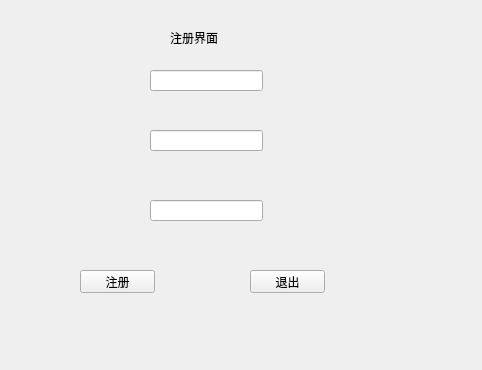
<?xml version="1.0" encoding="UTF-8"?>
<ui version="4.0">
 <class>regit</class>
 <widget class="QWidget" name="regit">
  <property name="geometry">
   <rect>
    <x>0</x>
    <y>0</y>
    <width>482</width>
    <height>370</height>
   </rect>
  </property>
  <property name="windowTitle">
   <string>Form</string>
  </property>
  <widget class="QLabel" name="label">
   <property name="geometry">
    <rect>
     <x>170</x>
     <y>30</y>
     <width>53</width>
     <height>15</height>
    </rect>
   </property>
   <property name="text">
    <string>注册界面</string>
   </property>
  </widget>
  <widget class="QLineEdit" name="lineEdit">
   <property name="geometry">
    <rect>
     <x>150</x>
     <y>70</y>
     <width>113</width>
     <height>21</height>
    </rect>
   </property>
  </widget>
  <widget class="QLineEdit" name="lineEdit_2">
   <property name="geometry">
    <rect>
     <x>150</x>
     <y>130</y>
     <width>113</width>
     <height>21</height>
    </rect>
   </property>
  </widget>
  <widget class="QLineEdit" name="lineEdit_3">
   <property name="geometry">
    <rect>
     <x>150</x>
     <y>200</y>
     <width>113</width>
     <height>21</height>
    </rect>
   </property>
  </widget>
  <widget class="QPushButton" name="pushButton">
   <property name="geometry">
    <rect>
     <x>80</x>
     <y>270</y>
     <width>75</width>
     <height>23</height>
    </rect>
   </property>
   <property name="text">
    <string>注册</string>
   </property>
  </widget>
  <widget class="QPushButton" name="pushButton_2">
   <property name="geometry">
    <rect>
     <x>250</x>
     <y>270</y>
     <width>75</width>
     <height>23</height>
    </rect>
   </property>
   <property name="text">
    <string>退出</string>
   </property>
  </widget>
 </widget>
 <resources/>
 <connections/>
</ui>
